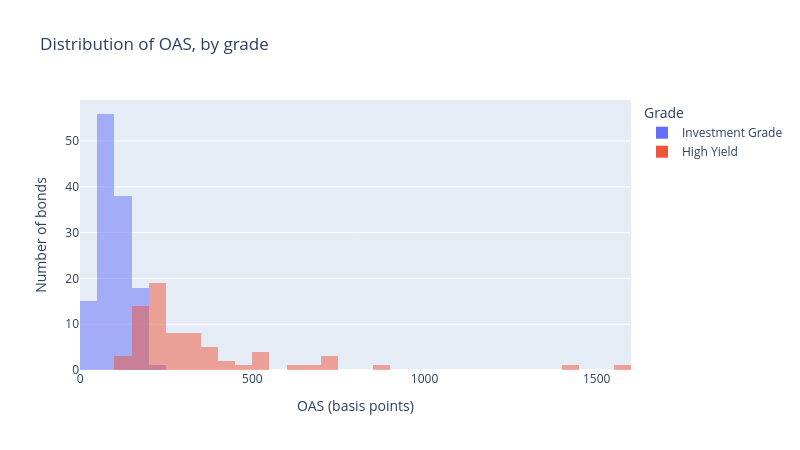
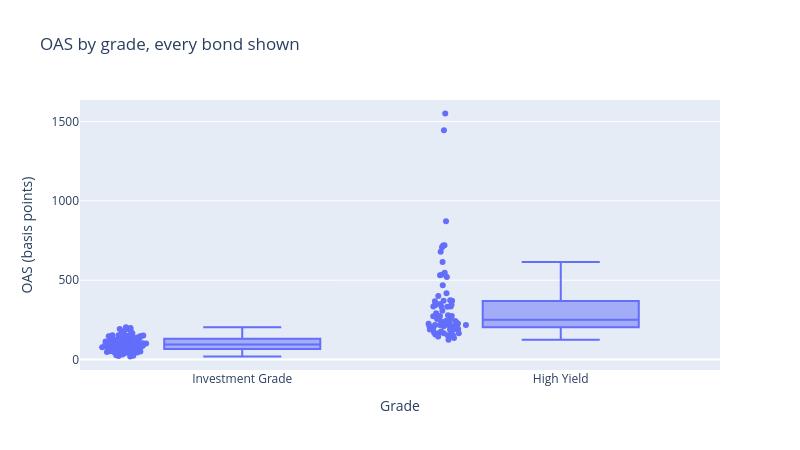

The notebook cell these images were saved under, in order:
### Markdown cell above
* The same cloud as section 12.2, in plotly's colours, with a toolbar that appears at the top right of the chart.
* Point at the highest point on the chart. The box is headed Feskovar Devices and reads FESR, Technology, CCC+, with a duration of 1.546 years and an OAS of 1,551 basis points: the row printed above the chart. It is a row of an invented file, and the issuer does not exist.
* Drag a rectangle around the crowded lower part of the chart to zoom in on it. Double-click to return. Click High Yield in the legend to hide those points, and click again to bring them back.
* The label FESR, with an arrow, is a note added with `fig.add_annotation()`. In plotly a note belongs to the figure and takes the position in data units.
* A plotly figure is not a matplotlib figure. There is no `ax`, and the title and labels are arguments of the one call. The figure is displayed with `fig.show()`, not `plt.show()`.
* Width and height are in pixels here, not inches.

Q. Show the OAS of each grade as a histogram and as a box plot with every bond as a point.

### Code cell
# px.histogram() counts the bonds for you. nbins= is the number of bars, and barmode='overlay' draws the grades on top of each other.
fig = px.histogram(book, x='oas', color='grade', nbins=40, barmode='overlay',
                   labels={'oas': 'OAS (basis points)', 'grade': 'Grade'},
                   title='Distribution of OAS, by grade', width=800, height=450)
fig.update_layout(yaxis_title='Number of bonds')
fig.show()

# px.box() draws the box plot of each group. points='all' adds every bond beside its box.
fig = px.box(book, x='grade', y='oas', points='all', hover_name='issuer', hover_data=['ticker', 'rating'],
             labels={'oas': 'OAS (basis points)', 'grade': 'Grade', 'ticker': 'Ticker', 'rating': 'Rating'},
             title='OAS by grade, every bond shown', width=800, height=450)
fig.show()

### Figure 1 — Plotly figure (JSON) as saved in the notebook; plotly's stock layout.template omitted (floating-point values rounded to 4 significant figures)
{"data": [{"bingroup": "x", "hovertemplate": "Grade=Investment Grade<br>OAS (basis points)=%{x}<br>count=%{y}<extra></extra>", "legendgroup": "Investment Grade", "marker": {"color": "#636efa", "opacity": 0.5, "pattern": {"shape": ""}}, "name": "Investment Grade", "nbinsx": 40, "orientation": "v", "showlegend": true, "type": "histogram", "x": [147, 127, 155, 62, 156, 70, 183, 96, 66, 104, 105, 54, 81, 56, 76, 76, 148, 97, 64, 63, 48, 59, 23, 19, 116, 150, 153, 63, 81, 136, 154, 91, 134, 191, 124, 83, 73, 126, 92, 32, 42, 99, 88, 39, 74, 58, 118, 76, 141, 102, 105, 113, 52, 155, 51, 110, 101, 128, 89, 93, 89, 95, 196, 199, 165, 138, 79, 109, 113, 120, 132, 129, 141, 151, 153, 136, 115, 161, 27, 22, 38, 118, 98, 143, 145, 111, 57, 50, 83, 146, 204, 44, 45, 49, 54, 175, 193, 44, 58, 45, 59, 89, 108, 112, 140, 91, 75, 78, 82, 190, 77, 91, 66, 78, 102, 98, 57, 80, 79, 97, 113, 86, 100, 44, 67, 95, 72, 151], "xaxis": "x", "yaxis": "y"}, {"bingroup": "x", "hovertemplate": "Grade=High Yield<br>OAS (basis points)=%{x}<br>count=%{y}<extra></extra>", "legendgroup": "High Yield", "marker": {"color": "#EF553B", "opacity": 0.5, "pattern": {"shape": ""}}, "name": "High Yield", "nbinsx": 40, "orientation": "v", "showlegend": true, "type": "histogram", "x": [535, 153, 218, 227, 245, 1446, 520, 200, 266, 308, 240, 210, 219, 225, 158, 210, 165, 236, 371, 346, 346, 151, 189, 176, 1551, 614, 350, 401, 679, 256, 418, 192, 217, 334, 334, 374, 135, 229, 273, 212, 189, 720, 719, 291, 243, 707, 871, 468, 332, 371, 227, 275, 279, 343, 145, 226, 125, 207, 166, 153, 189, 216, 256, 218, 165, 275, 532, 332, 171, 181, 547, 367], "xaxis": "x", "yaxis": "y"}], "layout": {"barmode": "overlay", "height": 450, "legend": {"title": {"text": "Grade"}, "tracegroupgap": 0}, "title": {"text": "Distribution of OAS, by grade"}, "width": 800, "xaxis": {"anchor": "y", "domain": [0.0, 1.0], "title": {"text": "OAS (basis points)"}}, "yaxis": {"anchor": "x", "domain": [0.0, 1.0], "title": {"text": "Number of bonds"}}}}

### Figure 2 — Plotly figure (JSON) as saved in the notebook; plotly's stock layout.template omitted (floating-point values rounded to 4 significant figures; data arrays with more than 128 entries replaced by an {"elided": "..."} marker saying what was removed)
{"data": [{"alignmentgroup": "True", "boxpoints": "all", "customdata": {"elided": "200x2 str values"}, "hovertemplate": "<b>%{hovertext}</b><br><br>Grade=%{x}<br>OAS (basis points)=%{y}<br>Ticker=%{customdata[0]}<br>Rating=%{customdata[1]}<extra></extra>", "hovertext": {"elided": "200 str values"}, "legendgroup": "", "marker": {"color": "#636efa"}, "name": "", "notched": false, "offsetgroup": "", "orientation": "v", "showlegend": false, "type": "box", "x": {"elided": "200 str values"}, "x0": " ", "xaxis": "x", "y": {"elided": "200 int values"}, "y0": " ", "yaxis": "y"}], "layout": {"boxmode": "group", "height": 450, "legend": {"tracegroupgap": 0}, "title": {"text": "OAS by grade, every bond shown"}, "width": 800, "xaxis": {"anchor": "y", "domain": [0.0, 1.0], "title": {"text": "Grade"}}, "yaxis": {"anchor": "x", "domain": [0.0, 1.0], "title": {"text": "OAS (basis points)"}}}}
